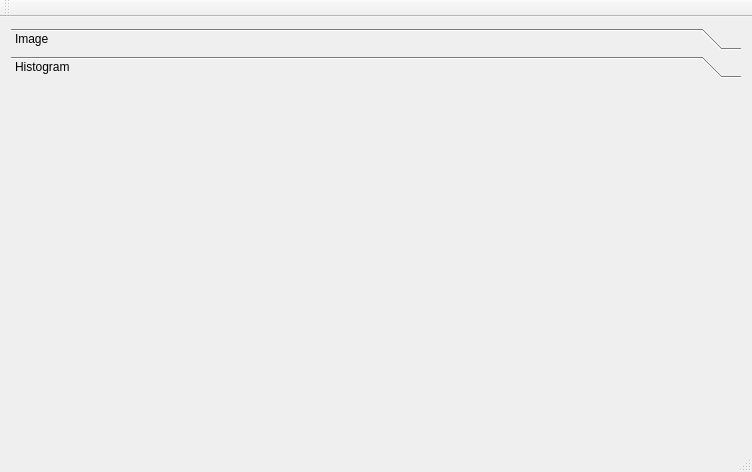
<?xml version="1.0" encoding="UTF-8"?>
<ui version="4.0">
 <class>MainWindow</class>
 <widget class="QMainWindow" name="MainWindow">
  <property name="geometry">
   <rect>
    <x>0</x>
    <y>0</y>
    <width>752</width>
    <height>472</height>
   </rect>
  </property>
  <property name="minimumSize">
   <size>
    <width>648</width>
    <height>311</height>
   </size>
  </property>
  <property name="maximumSize">
   <size>
    <width>6480</width>
    <height>3110</height>
   </size>
  </property>
  <property name="windowTitle">
   <string>MainWindow</string>
  </property>
  <widget class="QWidget" name="centralWidget">
   <layout class="QGridLayout" name="gridLayout">
    <item row="0" column="0">
     <widget class="QToolBox" name="toolBox">
      <property name="currentIndex">
       <number>1</number>
      </property>
      <widget class="QWidget" name="page">
       <property name="geometry">
        <rect>
         <x>0</x>
         <y>0</y>
         <width>734</width>
         <height>347</height>
        </rect>
       </property>
       <attribute name="label">
        <string>Image</string>
       </attribute>
       <layout class="QHBoxLayout" name="horizontalLayout">
        <item>
         <widget class="QWidget" name="bloco1" native="true">
          <layout class="QGridLayout" name="gridLayout_2">
           <item row="0" column="0">
            <widget class="QLabel" name="label">
             <property name="text">
              <string/>
             </property>
            </widget>
           </item>
           <item row="0" column="1">
            <widget class="QLabel" name="label_2">
             <property name="text">
              <string/>
             </property>
            </widget>
           </item>
          </layout>
         </widget>
        </item>
       </layout>
      </widget>
      <widget class="QWidget" name="page_2">
       <property name="geometry">
        <rect>
         <x>0</x>
         <y>0</y>
         <width>734</width>
         <height>347</height>
        </rect>
       </property>
       <attribute name="label">
        <string>Histogram</string>
       </attribute>
       <widget class="QWidget" name="bloco2" native="true">
        <property name="geometry">
         <rect>
          <x>0</x>
          <y>10</y>
          <width>731</width>
          <height>331</height>
         </rect>
        </property>
        <widget class="QWidget" name="widget_3" native="true">
         <property name="geometry">
          <rect>
           <x>9</x>
           <y>9</y>
           <width>354</width>
           <height>154</height>
          </rect>
         </property>
        </widget>
        <widget class="QWidget" name="widget_4" native="true">
         <property name="geometry">
          <rect>
           <x>369</x>
           <y>9</y>
           <width>353</width>
           <height>154</height>
          </rect>
         </property>
        </widget>
        <widget class="QWidget" name="widget_5" native="true">
         <property name="geometry">
          <rect>
           <x>9</x>
           <y>169</y>
           <width>354</width>
           <height>153</height>
          </rect>
         </property>
        </widget>
        <widget class="QWidget" name="widget_6" native="true">
         <property name="geometry">
          <rect>
           <x>369</x>
           <y>169</y>
           <width>353</width>
           <height>153</height>
          </rect>
         </property>
        </widget>
       </widget>
      </widget>
     </widget>
    </item>
   </layout>
  </widget>
  <widget class="QMenuBar" name="menuBar">
   <property name="geometry">
    <rect>
     <x>0</x>
     <y>0</y>
     <width>752</width>
     <height>21</height>
    </rect>
   </property>
  </widget>
  <widget class="QToolBar" name="mainToolBar">
   <attribute name="toolBarArea">
    <enum>TopToolBarArea</enum>
   </attribute>
   <attribute name="toolBarBreak">
    <bool>false</bool>
   </attribute>
  </widget>
  <widget class="QStatusBar" name="statusBar"/>
 </widget>
 <layoutdefault spacing="6" margin="11"/>
 <resources/>
 <connections/>
</ui>
